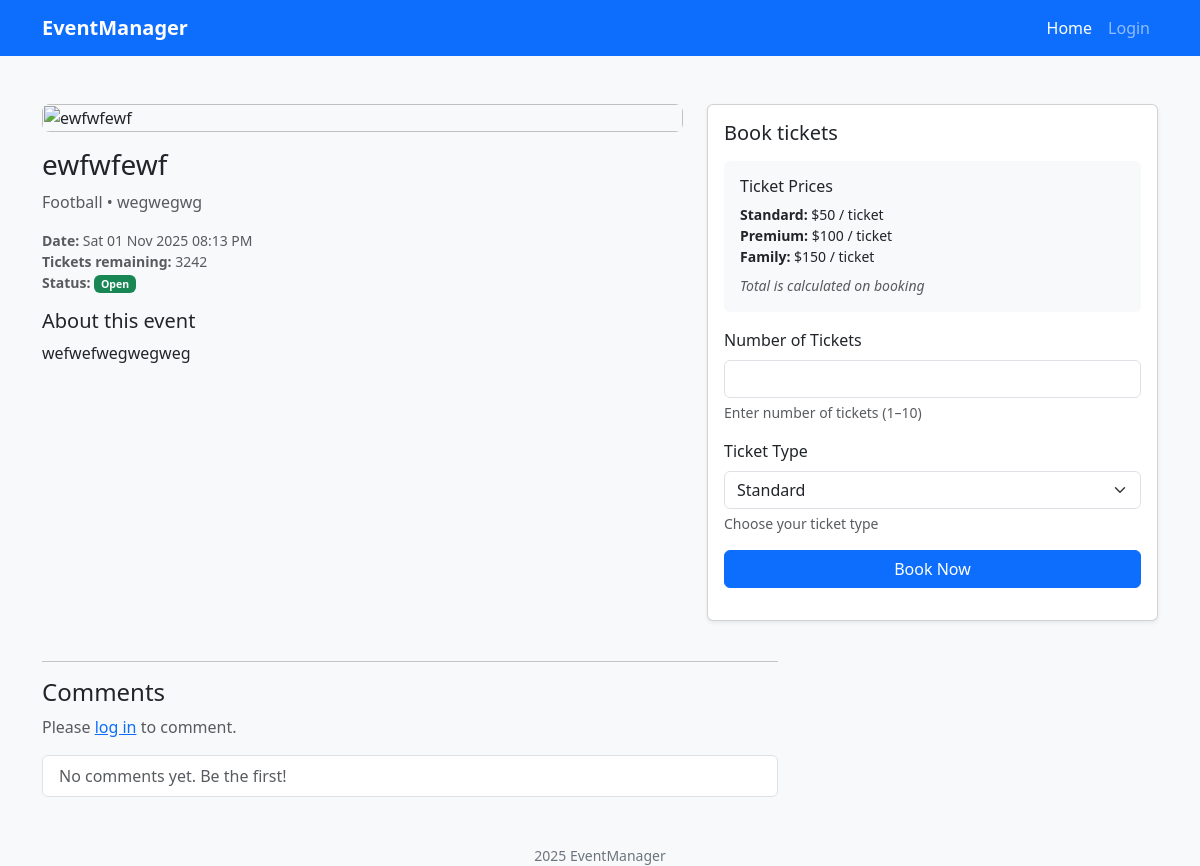
Before: /event/1 with the older database file.
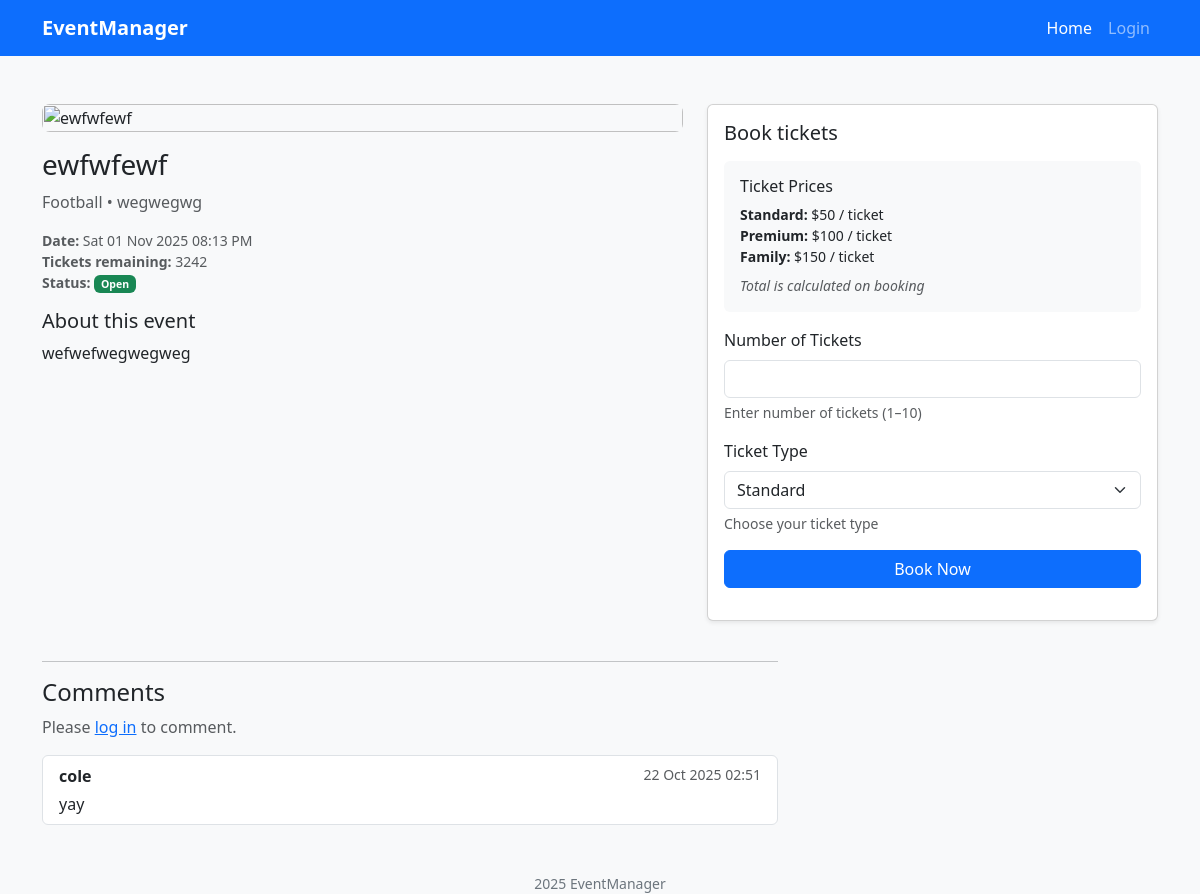
After: the same page with the newer database file.
### website/models.py (models this page shows)
class Comment(db.Model):
    __tablename__ = 'comments'
    id = db.Column(db.Integer, primary_key=True)
    text = db.Column(db.String(400))
    created_at = db.Column(db.DateTime, default=lambda: datetime.now(timezone.utc))
    user_id = db.Column(db.Integer, db.ForeignKey('users.id'))
    event_id = db.Column(db.Integer, db.ForeignKey('event.id'))

class User(db.Model, UserMixin):
    __tablename__ = 'users'
    id = db.Column(db.Integer,primary_key=True)
    name = db.Column(db.String(100), index=True, unique=True, nullable=False)
    emailid = db.Column(db.String(100), index=True, nullable=False)
    password_hash = db.Column(db.String(255), nullable=False)
    comments = db.relationship('Comment', backref='user')
    orders = db.relationship('Order', backref='user')

### website/views.py (the view, shortened to what this page needs)
@main_bp.route('/event/<int:event_id>', methods=['GET', 'POST'])
def event(event_id):
    form = BookingForm()
    comment_form = CommentForm()
    ev = Event.query.get_or_404(event_id)
    comments = ev.comments.all()
    return render_template(
        'event.html',
        event=ev,                    # pass DB object as "event"
        comment_form=comment_form,
        comments=comments,
        booking_form=form
    )

### website/forms.py
class BookingForm(FlaskForm):
    ticketQty = IntegerField("Number of Tickets", validators=[InputRequired()])
    ticketType = SelectField("Ticket Type", choices=[("Standard", "Standard"), ("Premium", "Premium"), ("Family", "Family")], validators=[InputRequired()])
    submit = SubmitField("Book Now")

class CommentForm(FlaskForm):
    text = TextAreaField(
        "Add a comment",
        validators=[InputRequired(), Length(max=400)]
    )
    submit = SubmitField("Post")

### website/templates/event.html (shortened to what the changed rows need)
{% extends "base.html" %}
{% block content %}
<section class="container py-5">
  <div class="row g-4 align-items-start">
    <div class="col-12 col-lg-7">
      <h1 class="h3 mb-2">{{ event.eventname if event else 'Event' }}</h1>
      {% if event and event.description %}
        <div class="mt-3">
          <h2 class="h5">About this event</h2>
        </div>
      {% endif %}
    </div>
    <div class="col-12 col-lg-5">
      <div class="card shadow-sm sticky-lg">
        <div class="card-body">
          <h2 class="h5 mb-3">Book tickets</h2>
        </div>
      </div>
    </div>
  </div>
  <div class="row mt-4">
    <div class="col-12 col-lg-8">
      <ul class="list-group mt-3">
        {% for c in comments %}
          <li class="list-group-item">
            <div class="d-flex justify-content-between">
              <strong>{{ c.user.name }}</strong>
              <small class="text-muted">{{ c.created_at.strftime('%d %b %Y %H:%M') if c.created_at }}</small>
            </div>
            <div class="mt-1">{{ c.text | e }}</div>
          </li>
        {% else %}
          <li class="list-group-item text-muted">No comments yet. Be the first!</li>
        {% endfor %}
      </ul>
    </div>
  </div>
</section>
{% endblock %}

Changed rows visible on the page:
added Comment: user.name "cole", created_at "22 Oct 2025 02:51", text "yay"
Other visible differences:
text no longer shown: "No comments yet. Be the first!"
